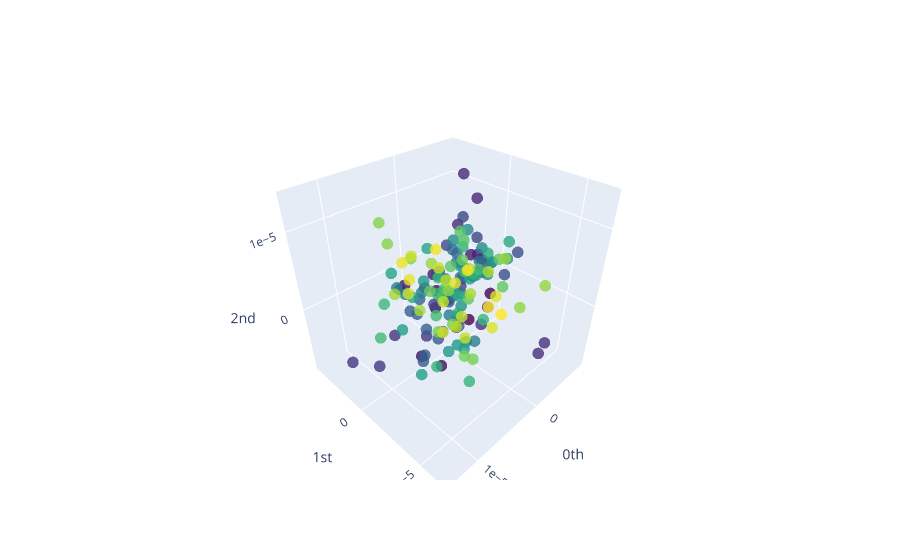

The code cell stored with this chart in its notebook:
### Code cell
overall_point_cloud_plot = gtda.plotting.plot_point_cloud(overall_point_clouds[print_obj])
display(overall_point_cloud_plot)
overall_point_cloud_plot.write_image(file = f"{subj}/{exp}/overall_point_cloud.svg", format = "svg")

### Figure 1 — Plotly figure (JSON) as saved in the notebook; plotly's stock layout.template omitted (floating-point values rounded to 4 significant figures; data arrays with more than 128 entries replaced by an {"elided": "..."} marker saying what was removed)
{"data": [{"marker": {"color": {"elided": "153 int values"}, "colorscale": [[0, "#440154"], [0.1111, "#482878"], [0.2222, "#3e4989"], [0.3333, "#31688e"], [0.4444, "#26828e"], [0.5556, "#1f9e89"], [0.6667, "#35b779"], [0.7778, "#6ece58"], [0.8889, "#b5de2b"], [1, "#fde725"]], "opacity": 0.8, "size": 4}, "mode": "markers", "type": "scatter3d", "x": {"elided": "153 float values"}, "y": {"elided": "153 float values"}, "z": {"elided": "153 float values"}}], "layout": {"scene": {"xaxis": {"exponentformat": "e", "showexponent": "all", "title": {"text": "0th"}, "type": "linear"}, "yaxis": {"exponentformat": "e", "showexponent": "all", "title": {"text": "1st"}, "type": "linear"}, "zaxis": {"exponentformat": "e", "showexponent": "all", "title": {"text": "2nd"}, "type": "linear"}}}}
